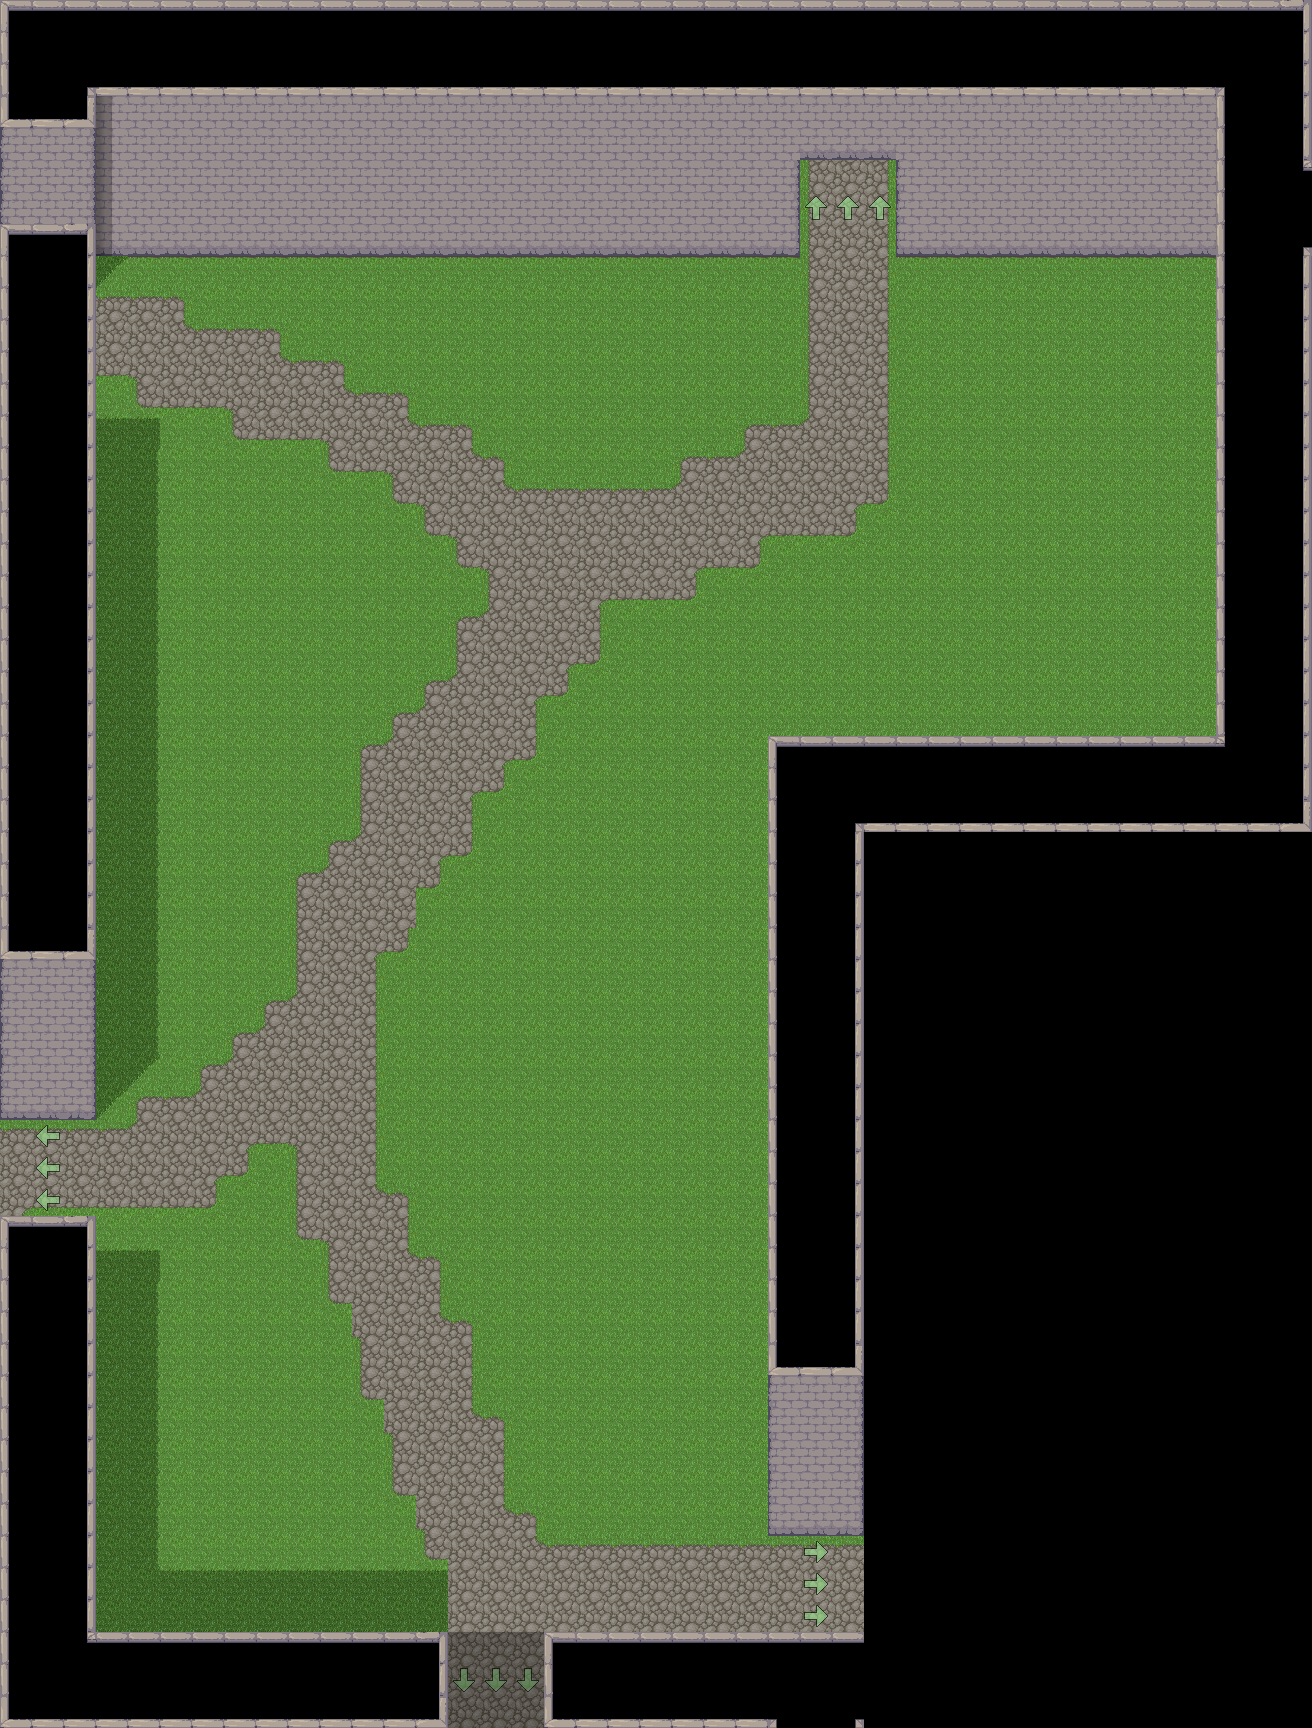

A 2D game scene composited from a Tiled map and its tileset images. What follows is a short description and the map's XML, with each tile layer's data collapsed to a summary:
An orthogonal 41x54 tile map with 32x32 px tiles, 5 tile layers (bg, Ground Details, Ground Shadows, Tree Tops, ...), 2 hidden layers not drawn, 8 tilesets and 18 objects (start, exit-e, exit-s, exit-nw, exit-w, ...).

<map version="1.11" tiledversion="1.11.2" orientation="orthogonal" renderorder="right-down" width="41" height="54" tilewidth="32" tileheight="32" infinite="0" nextlayerid="9" nextobjectid="22">
 <tileset firstgid="1" source="../../[Town]MageCity_cc0.tsx" />
 <tileset firstgid="353" source="../../[Base]BaseChip_pipo.tsx" />
 <tileset firstgid="1353" source="../../[A]Wall-Up_pipo.tsx" />
 <tileset firstgid="1449" source="../../Assorted_LPC/lpc-floors/floors.tsx" />
 <tileset firstgid="3497" source="../../[A]LightShadow_pipo.tsx" />
 <tileset firstgid="3585" source="../../custom_tilesets/[Somewhere]Walls.tsx" />
 <tileset firstgid="3745" source="../../custom_tilesets/[A]BouncingArrows.tsx" />
 <tileset firstgid="3865" source="../../Assorted_cc0/owlishmedia_pixel_tiles_cc0.tsx" />
 <layer id="1" name="bg" width="41" height="54">
  <data>[2214 cells, 2214 non-empty, 45 distinct tile ids]</data>
 </layer>
 <layer id="6" name="Ground Details" width="41" height="54">
  <data>[2214 cells, 12 non-empty, 4 distinct tile ids]</data>
 </layer>
 <layer id="4" name="Ground Shadows" width="41" height="54">
  <data>[2214 cells, 0 non-empty, 0 distinct tile ids]</data>
 </layer>
 <layer id="5" name="Tree Tops" width="41" height="54">
  <data>[2214 cells, 0 non-empty, 0 distinct tile ids]</data>
 </layer>
 <layer id="3" name="Wall Tops" width="41" height="54">
  <properties>
   <property name="z" type="int" value="3" />
  </properties>
  <data>[2214 cells, 466 non-empty, 16 distinct tile ids]</data>
 </layer>
 <layer id="8" name="Gate Hiders" width="41" height="54" visible="0">
  <data>[2214 cells, 56 non-empty, 8 distinct tile ids]</data>
 </layer>
 <objectgroup id="7" name="Object Layer 1">
  <object id="1" name="start" x="768" y="1600">
   <point />
  </object>
  <object id="2" x="96" y="160" width="704" height="96">
   <properties>
    <property name="collision" type="bool" value="true" />
   </properties>
  </object>
  <object id="3" x="800" y="224" width="96" height="32">
   <properties>
    <property name="collision" type="bool" value="true" />
   </properties>
  </object>
  <object id="5" x="544" y="1632" width="320" height="96">
   <properties>
    <property name="collision" type="bool" value="true" />
   </properties>
  </object>
  <object id="6" x="0" y="1632" width="448" height="96">
   <properties>
    <property name="collision" type="bool" value="true" />
   </properties>
  </object>
  <object id="7" x="0" y="384" width="96" height="736">
   <properties>
    <property name="collision" type="bool" value="true" />
   </properties>
  </object>
  <object id="9" x="0" y="0" width="96" height="288">
   <properties>
    <property name="collision" type="bool" value="true" />
   </properties>
  </object>
  <object id="10" name="exit-e" x="832" y="1536" width="32" height="96">
   <properties>
    <property name="dest" value="somewhere-district-2" />
    <property name="destDir" value="r" />
    <property name="destPoint" value="to-west-park" />
    <property name="landDir" value="l" />
   </properties>
  </object>
  <object id="11" name="exit-s" x="448" y="1664" width="96" height="32">
   <properties>
    <property name="dest" value="somewhere-district-4" />
    <property name="destDir" value="d" />
    <property name="destPoint" value="exit-n" />
    <property name="destZ" type="float" value="0" />
    <property name="landDir" value="u" />
   </properties>
  </object>
  <object id="13" name="exit-nw" x="0" y="288" width="32" height="96">
   <properties>
    <property name="dest" value="somewhere-refuge-row" />
    <property name="destPoint" value="exit-e" />
    <property name="landDir" value="r" />
   </properties>
  </object>
  <object id="14" x="896" y="160" width="320" height="96">
   <properties>
    <property name="collision" type="bool" value="true" />
   </properties>
  </object>
  <object id="15" x="1216" y="0" width="96" height="832">
   <properties>
    <property name="collision" type="bool" value="true" />
   </properties>
  </object>
  <object id="16" x="864" y="736" width="352" height="96">
   <properties>
    <property name="collision" type="bool" value="true" />
   </properties>
  </object>
  <object id="17" x="768" y="736" width="96" height="800">
   <properties>
    <property name="collision" type="bool" value="true" />
   </properties>
  </object>
  <object id="18" x="448" y="1632" width="96" height="32">
   <properties>
    <property name="collision" type="bool" value="true" />
   </properties>
  </object>
  <object id="19" name="exit-w" x="0" y="1120" width="32" height="96">
   <properties>
    <property name="dest" value="somewhere-district-5" />
    <property name="destDir" value="l" />
    <property name="destPoint" value="exit-e" />
    <property name="landDir" value="r" />
   </properties>
  </object>
  <object id="20" x="32" y="288" width="64" height="96">
   <properties>
    <property name="collision" type="bool" value="true" />
   </properties>
  </object>
  <object id="21" name="exit-n" x="800" y="192" width="96" height="32">
   <properties>
    <property name="dest" value="affluence-district" />
    <property name="destPoint" value="exit-sw" />
    <property name="destZ" type="float" value="0" />
    <property name="landDir" value="d" />
   </properties>
  </object>
 </objectgroup>
 <imagelayer id="2" name="Image Layer 1" visible="0" opacity="0.44" offsetx="-32" offsety="144">
  <image source="../../vtt-maps/west park.png" width="1376" height="1616" />
 </imagelayer>
</map>
